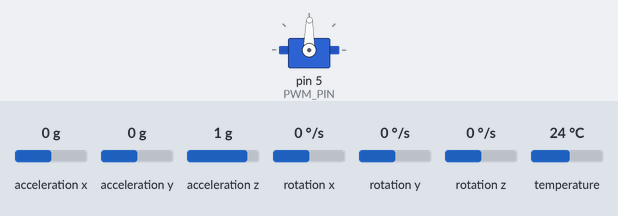
Bench run of a sketch on a simulated Arduino Uno, built with avr-gcc and run on an emulated ATmega328P. Shown: servo. Inputs (shaded band) come from the test bench; at power-on: acceleration y 0 g, acceleration x 0 g, acceleration z 1 g, rotation x 0 °/s, rotation y 0 °/s, rotation z 0 °/s, temperature 24 °C. What the sketch prints to the serial monitor is not drawn.

Above: at 7.3 s.
7.4 s: acceleration y set to 0.8 g
At 9.8 s:
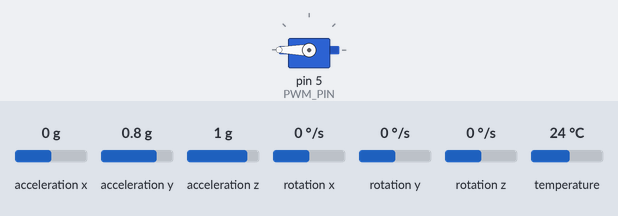
10.1 s: acceleration y set to -1.4 g
At 12.8 s:
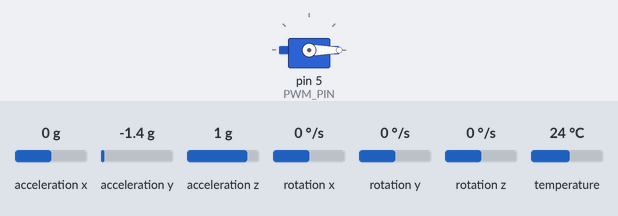
13.1 s: acceleration y set to 1.4 g
At 15.16 s:
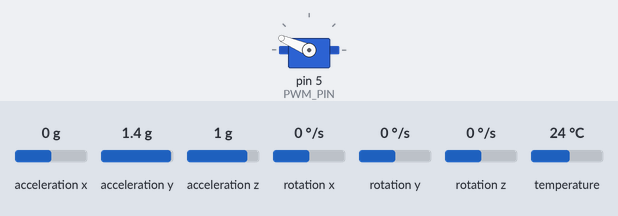
16.1 s: acceleration y set to -0.8 g
Timing chart, 0 to 19.9 s (numbered marks = the images above; inputs shaded):
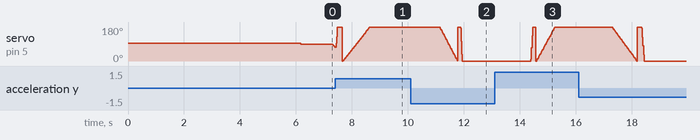

The sketch:

Control_I.ino.ino
```cpp
#include <Servo.h>
#include <NewPing.h>
#include <Adafruit_MPU6050.h>
#include <Adafruit_Sensor.h>
#include <Wire.h>
#include <NewPing.h>

//Ultrasonico
#define TRIGGER_PIN 6
#define ECHO_PIN 7
#define MAX_DISTANCE 400  //cm

//PINES
#define PWM_PIN 5
#define TRIGGER_PIN 6
#define ECHO_PIN 7
#define MAX_DISTANCE 200
//CREACION DEL SERVO
Servo servo;
//SENSOR DE ULTRASONIDO
NewPing sonar(TRIGGER_PIN, ECHO_PIN, MAX_DISTANCE);
//CREACION DE LA IMU
Adafruit_MPU6050 mpu;
//VARIABLES
const int posicion_inicial = 1500; //us
const float tiempo_1cm = 29.287;  //us
const unsigned long T_MUESTREO = 20000;  //20ms=50 Hz
float sesgo_x = 0;


//SETUP
void setup() {
  Serial.begin(115200);
  while (!Serial) {
    delay(10);
  }
  //SERVO
  servo.attach(PWM_PIN);
  servo.writeMicroseconds(posicion_inicial); // Posición inicial
  //IMU
  if (!mpu.begin()) {
    Serial.println("NO SE ENCONTRO EL MPU6050");
    while (1) {
      delay(10);
    }
  }
  //Rango del acelerómetro
  //MPU6050_RANGE_2_G MPU6050_RANGE_4_G..... MPU6050_RANGE_16_G
  mpu.setAccelerometerRange(MPU6050_RANGE_8_G);
  //Rango del giroscopio
  //MPU6050_RANGE_250_DEG MPU6050_RANGE_500_DEG MPU6050_RANGE_1000_DEG MPU6050_RANGE_2000_DEG
  mpu.setGyroRange(MPU6050_RANGE_500_DEG);
  //Ancho de banda del filtro
  //MPU6050_BAND_260_HZ MPU6050_BAND_184_HZ MPU6050_BAND_94_HZ MPU6050_BAND_44_HZ MPU6050_BAND_21_HZ MPU6050_BAND_10_HZ MPU6050_BAND_5_HZ
  mpu.setFilterBandwidth(MPU6050_BAND_44_HZ);
  //CALIBRACION
  float suma = 0;
  int ciclos = 500;
  for (int t = 0; t < ciclos; t++) {
    sensors_event_t a, g, temp;
    mpu.getEvent(&a, &g, &temp);
    suma = suma + g.gyro.x;
    delay(10);
  }
  sesgo_x = suma / ciclos;
  delay(10);
}


// FUNCION DE ENVÍO A MATLAB
void matlab_send(float dato1, float dato2, float dato3, float dato4, float dato5) {
  Serial.write("abcd"); // Header
  byte *b = (byte *)&dato1;
  Serial.write(b, 4);
  b = (byte *)&dato2;
  Serial.write(b, 4);
  b = (byte *)&dato3;
  Serial.write(b, 4);
  b = (byte *)&dato4;
  Serial.write(b, 4);
  b = (byte *)&dato5;
  Serial.write(b, 4);
}
void loop() {

  //VARIABLES DE CONTROL
  static float ref = 0; //grados
  static float alpha_anterior = 0;
  static float error_anterior = 0;
  static float u_anterior = 90;
  static int contador = 0;

  if (contador >= 300) {
      contador = 0;
      if (ref == 0) {
          ref = 3;
      } else {
          ref = 0;
      }
  }
  contador++;

  unsigned long t_inicial = micros();
  sensors_event_t a, g, temp;
  mpu.getEvent(&a, &g, &temp);
  float alpha_a = atan2(a.acceleration.y, a.acceleration.z);
  float alpha = alpha_anterior+ (g.gyro.x - sesgo_x) * (T_MUESTREO * 1e-6);
  float R = 0.85;
  alpha = R * alpha + (1 - R) * alpha_a;

  float alpha_grados = alpha * 180.0 / PI;
  float error = ref - alpha_grados;


  float K =10;
  float T = T_MUESTREO * 1e-6;

  float u_k = u_anterior-(K * T / 2) * error-(K * T / 2) * error_anterior;
  //float K = 5.2;
  //float u_k = 90.99 - K * error;

  servo.write((float)u_k);

  alpha_anterior = alpha;
  error_anterior = error;
  u_anterior = u_k;

  matlab_send(u_k,error, alpha_grados, K * error, 0);

  unsigned long t_final = micros();
  delayMicroseconds(T_MUESTREO - (t_final - t_inicial));
}
```
